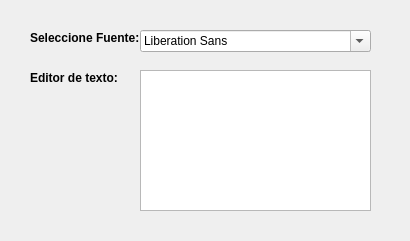
<?xml version="1.0" encoding="UTF-8"?>
<ui version="4.0">
 <class>frmFuentes</class>
 <widget class="QDialog" name="frmFuentes">
  <property name="geometry">
   <rect>
    <x>0</x>
    <y>0</y>
    <width>410</width>
    <height>241</height>
   </rect>
  </property>
  <property name="windowTitle">
   <string>Selector de Fuentes</string>
  </property>
  <widget class="QLabel" name="lblSeleccionFuente">
   <property name="geometry">
    <rect>
     <x>30</x>
     <y>30</y>
     <width>111</width>
     <height>16</height>
    </rect>
   </property>
   <property name="font">
    <font>
     <weight>75</weight>
     <bold>true</bold>
    </font>
   </property>
   <property name="text">
    <string>Seleccione Fuente:</string>
   </property>
  </widget>
  <widget class="QFontComboBox" name="fcmbFuentes">
   <property name="geometry">
    <rect>
     <x>140</x>
     <y>30</y>
     <width>231</width>
     <height>22</height>
    </rect>
   </property>
  </widget>
  <widget class="QLabel" name="lblFuente">
   <property name="geometry">
    <rect>
     <x>30</x>
     <y>70</y>
     <width>91</width>
     <height>16</height>
    </rect>
   </property>
   <property name="font">
    <font>
     <weight>75</weight>
     <bold>true</bold>
    </font>
   </property>
   <property name="text">
    <string>Editor de texto:</string>
   </property>
  </widget>
  <widget class="QTextEdit" name="txteFuentes">
   <property name="geometry">
    <rect>
     <x>140</x>
     <y>70</y>
     <width>231</width>
     <height>141</height>
    </rect>
   </property>
  </widget>
 </widget>
 <resources/>
 <connections/>
</ui>
